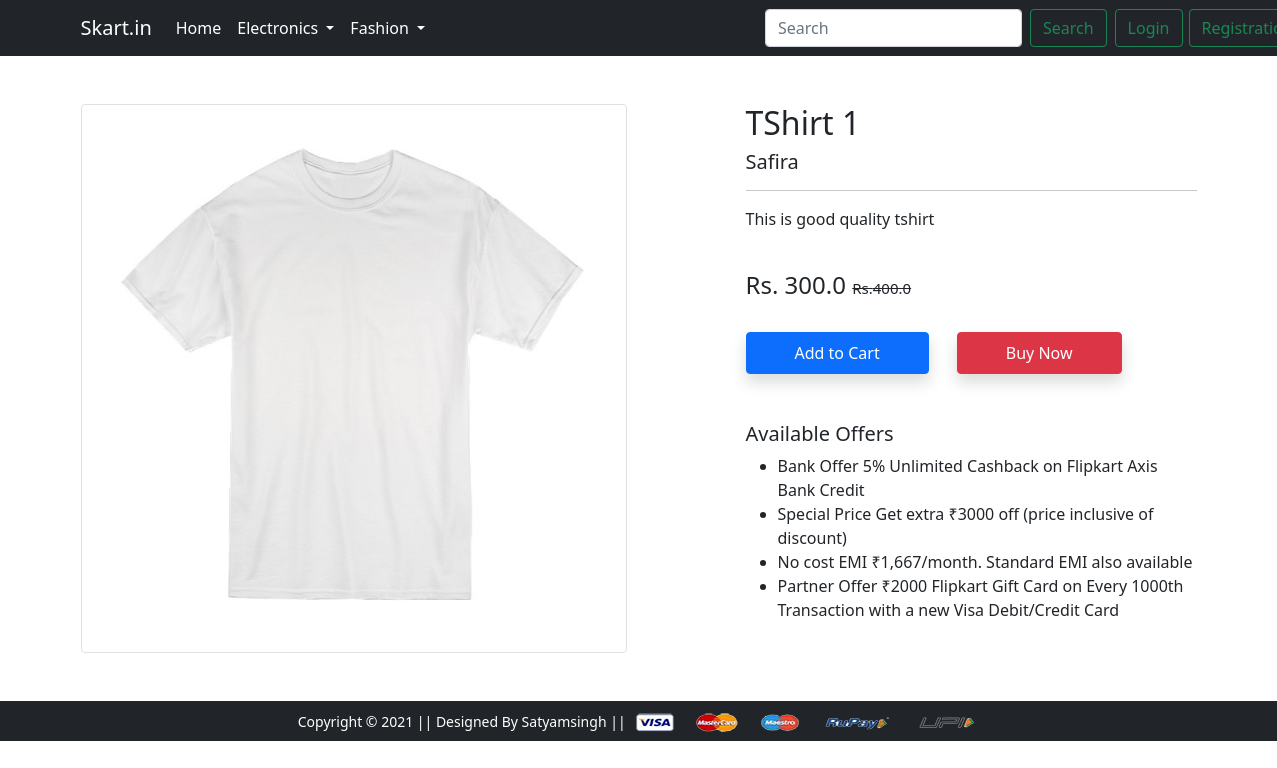
Screenshot of /product-detail/1/ with the database file from the repository.
### app/models.py (models this page shows, shortened)
class Product(models.Model):
 title = models.CharField(max_length=100)
 selling_price = models.FloatField()
 discounted_price = models.FloatField()
 description = models.TextField()
 brand = models.CharField(max_length=100)
 category = models.CharField( choices=CATEGORY_CHOICES, max_length=2)
 product_image = models.ImageField(upload_to='productimg')

### app/views.py (the view)
# urls.py: path('product-detail/<int:pk>/', views.ProductDetailView.as_view(), name='product-detail'),
class ProductDetailView(View):
	def get(self, request, pk):
		totalitem = 0
		product = Product.objects.get(id=pk)
		item_already_in_cart=False
		if request.user.is_authenticated:
			totalitem = len(Cart.objects.filter(user=request.user))
			item_already_in_cart = Cart.objects.filter(Q(product=product.id) & Q(user=request.user)).exists()
		return render(request, 'app/productdetail.html', {'product':product, 'item_already_in_cart':item_already_in_cart, 'totalitem':totalitem})

### app/templates/app/productdetail.html (shortened to what this page needs)
{% extends 'app/base.html' %}
{% load static %}
{% block main-content %}
<div class="container my-5">
 <div class="row">
  <div class="col-sm-6 text-center align-self-center">
   <img src="/media/{{product.product_image}}" alt="" class="img-fluid img-thumbnail">
  </div>
  <div class="col-sm-5 offset-sm-1">
   <h2>{{product.title}}</h2>
   <h5>{{product.brand}}</h5>
   <hr>
   <p>{{product.description}}</p> <br>
   <h4>Rs. {{product.discounted_price}} <small class="fw-light text-decoration-line-through" style="font-size:15px;">Rs.{{product.selling_price}}</small></h4> <br>
   {% if not request.user.is_authenticated %}
     <form action="/add-to-cart" class="d-inline">
      <button type="submit" class="btn btn-primary shadow px-5 py-2">Add to Cart</button>
     </form>
   {% endif %}
   <a href="{% url 'checkout' %}" class="btn btn-danger shadow px-5 py-2 ms-4">Buy Now</a>
   <h5 class="mt-5">Available Offers</h5>
   <ul>
    <li>Bank Offer 5% Unlimited Cashback on Flipkart Axis Bank Credit</li>
    <li>Special Price Get extra ₹3000 off (price inclusive of discount)</li>
    <li>No cost EMI ₹1,667/month. Standard EMI also available</li>
    <li>Partner Offer ₹2000 Flipkart Gift Card on Every 1000th Transaction with a new Visa Debit/Credit Card</li>
   </ul>
  </div>
 </div>
</div>
{% endblock main-content %}

### rows the page displays
Product: product_image (picture), title "TShirt 1", brand "Safira", description "This is good quality tshirt", discounted_price "300.0", selling_price "400.0"
